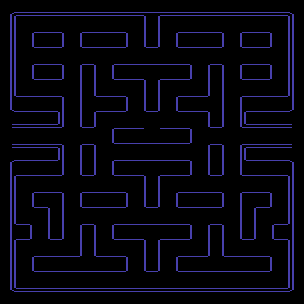

This game map was drawn from its Tiled (.tmx) file and the tilesets committed beside it. A one-line description and the full map source follow:
An orthogonal 19x19 tile map with 16x16 px tiles, 1 tile layer (wall tiles).

<map version="1.2" tiledversion="1.3.2" orientation="orthogonal" renderorder="right-down" compressionlevel="0" width="19" height="19" tilewidth="16" tileheight="16" infinite="0" nextlayerid="5" nextobjectid="3">
 <tileset firstgid="1" source="wall_tileset.tsx" />
 <layer id="1" name="wall tiles" width="19" height="19">
  <data encoding="csv">
1,2,2,2,2,2,2,2,2,3,2,2,2,2,2,2,2,2,4,
5,0,0,0,0,0,0,0,0,6,0,0,0,0,0,0,0,0,7,
5,0,8,9,0,8,10,9,0,11,0,8,10,9,0,8,9,0,7,
5,0,0,0,0,0,0,0,0,0,0,0,0,0,0,0,0,0,7,
5,0,8,9,0,12,0,8,10,13,10,9,0,12,0,8,9,0,7,
5,0,0,0,0,6,0,0,0,6,0,0,0,6,0,0,0,0,7,
14,10,10,15,0,16,10,9,0,11,0,8,10,17,0,18,10,10,19,
20,2,2,21,0,11,0,0,0,0,0,0,0,11,0,22,2,2,23,
0,0,0,0,0,0,0,8,10,24,10,9,0,0,0,0,0,0,0,
25,26,26,27,0,12,0,0,0,0,0,0,0,12,0,28,26,26,29,
30,10,10,31,0,11,0,8,10,13,10,9,0,11,0,32,10,10,33,
5,0,0,0,0,0,0,0,0,6,0,0,0,0,0,0,0,0,7,
5,0,8,34,0,8,10,9,0,11,0,8,10,9,0,35,9,0,7,
5,0,0,6,0,0,0,0,0,0,0,0,0,0,0,6,0,0,7,
36,9,0,11,0,12,0,8,10,13,10,9,0,12,0,11,0,8,37,
5,0,0,0,0,6,0,0,0,6,0,0,0,6,0,0,0,0,7,
5,0,8,10,10,24,10,9,0,11,0,8,10,24,10,10,9,0,7,
5,0,0,0,0,0,0,0,0,0,0,0,0,0,0,0,0,0,7,
38,26,26,26,26,26,26,26,26,26,26,26,26,26,26,26,26,26,39
</data>
 </layer>
</map>